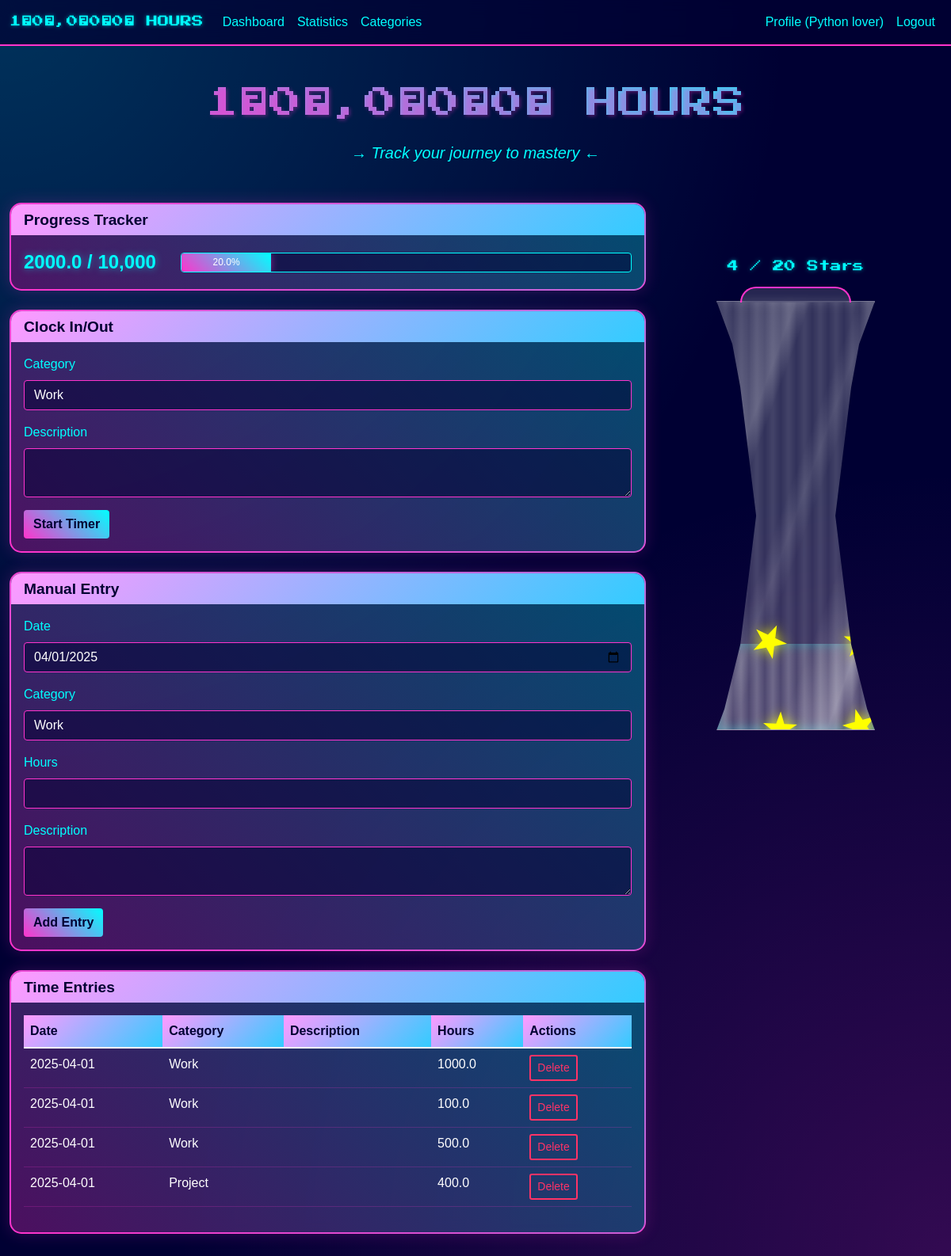
The page /dashboard (signed in) on the database its author committed.
### app.py (models this page shows, shortened)
class User(UserMixin, db.Model):
    id = db.Column(db.Integer, primary_key=True)
    username = db.Column(db.String(80), unique=True, nullable=False)
    email = db.Column(db.String(120), unique=True, nullable=False)
    password_hash = db.Column(db.String(128), nullable=False)
    date_joined = db.Column(db.DateTime, default=datetime.utcnow)
    categories = db.relationship('Category', backref='user', lazy=True)
    entries = db.relationship('TimeEntry', backref='user', lazy=True)

class TimeEntry(db.Model):
    id = db.Column(db.Integer, primary_key=True)
    date = db.Column(db.Date, nullable=False, default=datetime.utcnow)
    clock_in = db.Column(db.DateTime)
    clock_out = db.Column(db.DateTime)
    manual_hours = db.Column(db.Float)
    description = db.Column(db.Text)
    category_id = db.Column(db.Integer, db.ForeignKey('category.id'), nullable=False)
    user_id = db.Column(db.Integer, db.ForeignKey('user.id'), nullable=False)

class Category(db.Model):
    id = db.Column(db.Integer, primary_key=True)
    name = db.Column(db.String(50), nullable=False)
    user_id = db.Column(db.Integer, db.ForeignKey('user.id'), nullable=False)
    entries = db.relationship('TimeEntry', backref='category', lazy=True)

### app.py (the view)
@app.route('/dashboard')
@login_required
def dashboard():
    categories = Category.query.filter_by(user_id=current_user.id).all()
    entries = TimeEntry.query.filter_by(user_id=current_user.id).order_by(TimeEntry.date.desc()).all()
    total_hours = 0
    for entry in entries:
        if entry.manual_hours:
            total_hours += entry.manual_hours
        elif entry.clock_in and entry.clock_out:
            duration = entry.clock_out - entry.clock_in
            total_hours += duration.total_seconds() / 3600
    return render_template('dashboard.html',
                          categories=categories,
                          entries=entries,
                          total_hours=total_hours)

### app.py (called while the page is built)
@login_manager.user_loader
def load_user(user_id):
    return User.query.get(int(user_id))

@app.context_processor
def inject_today():
    return {'today': datetime.now().strftime('%Y-%m-%d')}

### templates/dashboard.html (shortened to what this page needs)
{% extends "base.html" %}
{% block content %}
<h1 class="text-center mb-4">1⃣0⃣,0⃣0⃣0⃣ HOURS</h1>
<p class="lead text-center mb-5">→ Track your journey to mastery ←</p>
<div class="main-container">
    <div class="bottle-sidebar">
        <div id="bottle-container">
            <div class="stars-collected">
                <span>{{ ((total_hours / 10000 * 100) / 5)|int }} / 20 Stars</span>
            </div>
            <div class="vase">
                <div class="vase-lip"></div>
                <div class="vase-body {% if (total_hours / 10000 * 100) >= 100 %}complete{% endif %}">
                    <div class="vase-reflection"></div>
                    {% set percent_height = (total_hours / 10000 * 100)|round(1) %}
                    {% if percent_height > 100 %}
                        {% set percent_height = 100 %}
                    {% endif %}
                    <div class="vase-content" style="height: {{ percent_height }}%;">
                        <div class="star-container">
                            {% set num_stars = ((total_hours / 10000 * 100) / 5)|int %}
                            {% if num_stars > 20 %}
                                {% set num_stars = 20 %}
                            {% endif %}
                        </div>
                    </div>
                </div>
            </div>
        </div>
    </div>
    <div class="content-main">
        <div class="card cyber-border mb-4">
            <div class="card-header">
                <h4>Progress Tracker</h4>
            </div>
            <div class="card-body">
                <div class="row align-items-center">
                    <div class="col-md-3">
                        <span class="total-hours">
                            {{ "%.1f"|format(total_hours) }} / 10,000
                        </span>
                    </div>
                    <div class="col-md-9">
                        <div class="progress">
                            <div class="progress-bar" role="progressbar"
                                 style="width: {{ (total_hours / 10000 * 100)|round(1) }}%"
                                 aria-valuenow="{{ total_hours }}"
                                 aria-valuemin="0"
                                 aria-valuemax="10000">
                                {{ (total_hours / 10000 * 100)|round(1) }}%
                            </div>
                        </div>
                    </div>
                </div>
            </div>
        </div>
        <div class="card cyber-border mb-4">
            <div class="card-header">
                <h4>Clock In/Out</h4>
            </div>
            <div class="card-body">
                <form id="timerForm">
                    <div class="mb-3">
                        <label for="timer-category" class="form-label">Category</label>
                        <select class="form-select" id="timer-category" name="category_id" required>
                            {% for category in categories %}
                            <option value="{{ category.id }}">{{ category.name }}</option>
                            {% endfor %}
                        </select>
                    </div>
                    <div class="mb-3">
                        <label for="timer-description" class="form-label">Description</label>
                        <textarea class="form-control" id="timer-description" name="description" rows="2"></textarea>
                    </div>
                    <button type="button" id="toggleTimer" class="btn btn-primary">Start Timer</button>
                </form>
            </div>
        </div>
        <div class="card cyber-border mb-4">
            <div class="card-header">
                <h4>Manual Entry</h4>
            </div>
            <div class="card-body">
                <form action="{{ url_for('manual_entry') }}" method="POST">
                    <div class="mb-3">
                        <label for="manual-date" class="form-label">Date</label>
                        <input type="date" class="form-control" id="manual-date" name="date" required>
                    </div>
                    <div class="mb-3">
                        <label for="manual-category" class="form-label">Category</label>
                        <select class="form-select" id="manual-category" name="category_id" required>
                            {% for category in categories %}
                            <option value="{{ category.id }}">{{ category.name }}</option>
                            {% endfor %}
                        </select>
                    </div>
                    <div class="mb-3">
                        <label for="manual-hours" class="form-label">Hours</label>
                        <input type="number" class="form-control" id="manual-hours" name="hours" step="0.25" min="0.25" required>
                    </div>
                    <div class="mb-3">
                        <label for="manual-description" class="form-label">Description</label>
                        <textarea class="form-control" id="manual-description" name="description" rows="2"></textarea>
                    </div>
                    <button type="submit" class="btn btn-primary">Add Entry</button>
                </form>
            </div>
        </div>
        <div class="card cyber-border">
            <div class="card-header">
                <h4>Time Entries</h4>
            </div>
            <div class="card-body">
                <table class="table">
                    <thead>
                        <tr>
                            <th>Date</th>
                            <th>Category</th>
                            <th>Description</th>
                            <th>Hours</th>
                            <th>Actions</th>
                        </tr>
                    </thead>
                    <tbody>
                        {% for entry in entries %}
                        <tr>
                            <td>{{ entry.date.strftime('%Y-%m-%d') }}</td>
                            <td>{{ entry.category.name }}</td>
                            <td>{{ entry.description }}</td>
                            <td>
                                {% if entry.manual_hours %}
                                    {{ entry.manual_hours }}
                                {% elif entry.clock_in and entry.clock_out %}
                                    {{ ((entry.clock_out - entry.clock_in).total_seconds() / 3600)|round(2) }}
                                {% elif entry.clock_in %}
                                    In progress...
                                {% endif %}
                            </td>
                            <td>
                                {% if entry.clock_in and not entry.clock_out %}
                                <form action="{{ url_for('stop_timer', entry_id=entry.id) }}" method="POST" class="d-inline">
                                    <button type="submit" class="btn btn-sm btn-danger">Stop</button>
                                </form>
                                {% else %}
                                <form action="{{ url_for('delete_entry', entry_id=entry.id) }}" method="POST" class="d-inline" onsubmit="return confirm('Are you sure?')">
                                    <button type="submit" class="btn btn-sm btn-outline-danger">Delete</button>
                                </form>
                                {% endif %}
                            </td>
                        </tr>
                        {% endfor %}
                    </tbody>
                </table>
            </div>
        </div>
    </div>
</div>
{% endblock %}

### templates/base.html (shortened to what this page needs)
<!DOCTYPE html>
<html lang="en">
<head>
    <link href="https://cdn.jsdelivr.net/npm/bootstrap@5.1.3/dist/css/bootstrap.min.css" rel="stylesheet">
    <link href="{{ url_for('static', filename='css/style.css') }}" rel="stylesheet">
</head>
<body>
    <nav class="navbar navbar-expand-lg navbar-dark">
        <div class="container">
            <a class="navbar-brand" href="/">1⃣0⃣,0⃣0⃣0⃣ HOURS</a>
            <div class="collapse navbar-collapse" id="navbarNav">
                <ul class="navbar-nav">
                    {% if current_user.is_authenticated %}
                    <li class="nav-item">
                        <a class="nav-link" href="{{ url_for('dashboard') }}">Dashboard</a>
                    </li>
                    <li class="nav-item">
                        <a class="nav-link" href="{{ url_for('stats') }}">Statistics</a>
                    </li>
                    <li class="nav-item">
                        <a class="nav-link" href="{{ url_for('manage_categories') }}">Categories</a>
                    </li>
                    {% endif %}
                </ul>
                <ul class="navbar-nav ms-auto">
                    {% if current_user.is_authenticated %}
                    <li class="nav-item">
                        <a class="nav-link" href="{{ url_for('profile') }}">Profile ({{ current_user.username }})</a>
                    </li>
                    <li class="nav-item">
                        <a class="nav-link" href="{{ url_for('logout') }}">Logout</a>
                    </li>
                    {% endif %}
                </ul>
            </div>
        </div>
    </nav>
    <div class="container mt-5">
        {% block content %}{% endblock %}
    </div>
</body>
</html>

### rows shown on the page
User: username "Python lover"
TimeEntry: date "2025-04-01", category.name "Work", manual_hours "1000.0"
TimeEntry: date "2025-04-01", category.name "Work", manual_hours "100.0"
TimeEntry: date "2025-04-01", category.name "Work", manual_hours "500.0"
TimeEntry: date "2025-04-01", category.name "Project", manual_hours "400.0"

### other values the page prints
{{ "%.1f"|format(total_hours) }} "2000.0"
{{ (total_hours / 10000 * 100)|round(1) }} "20.0"
form field category_id "Work"
